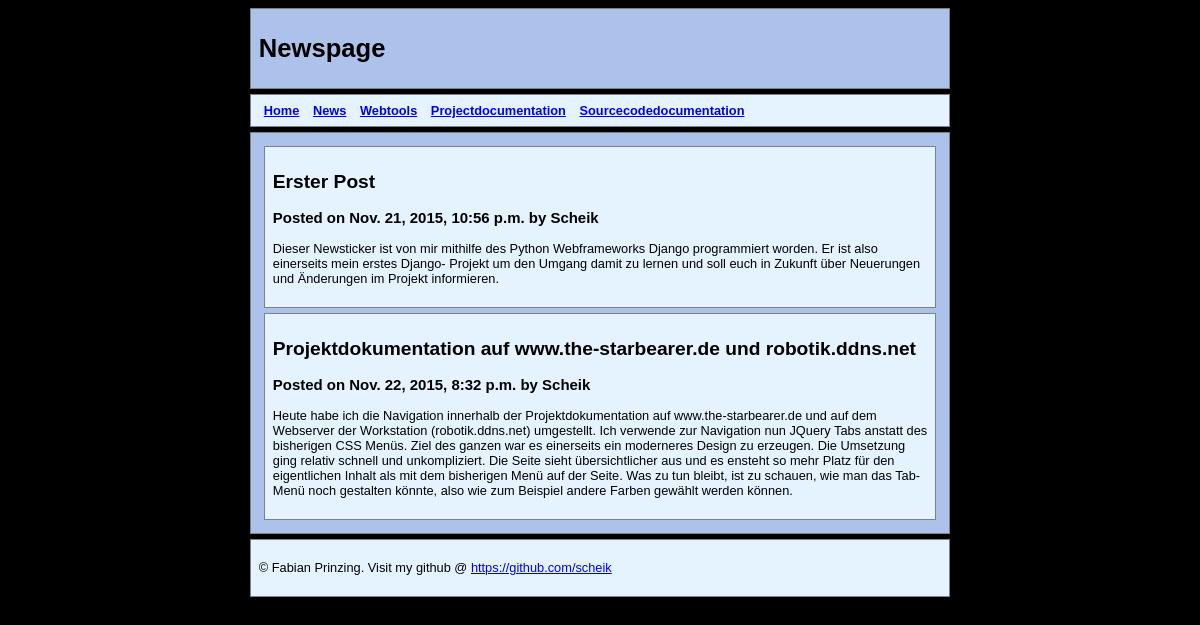
Before: /Newspage/ with the older database file.
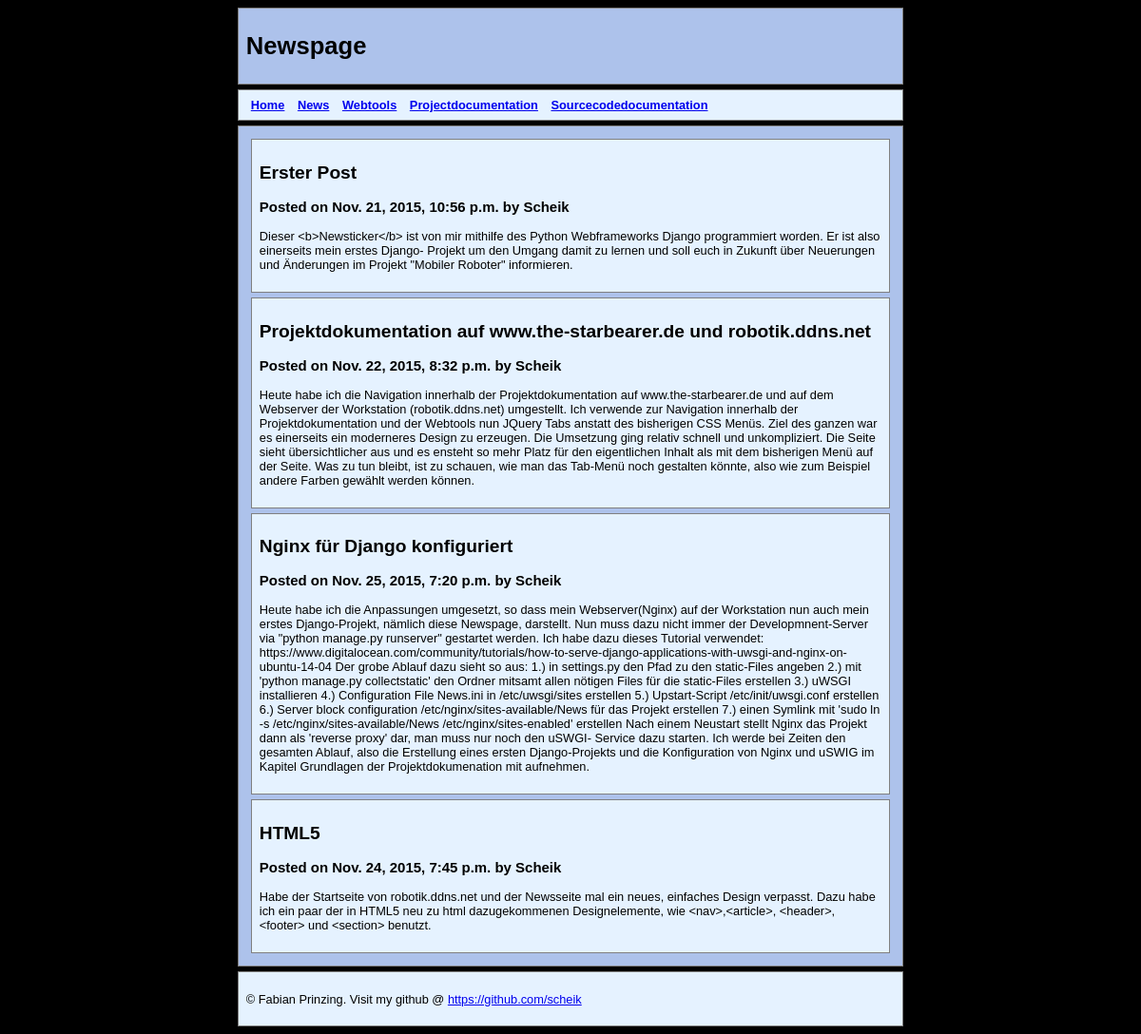
After: the same page with the newer database file.
### Newspage/models.py (models this page shows, shortened)
class posts(models.Model):
	author = models.CharField(max_length = 40)
	title = models.CharField(max_length = 200)
	bodytext = models.TextField()
	timestamp = models.DateTimeField()

### Newspage/views.py (the view)
# urls.py: url(r'^Newspage/', 'Newspage.views.newspage', name='newspage'),
def newspage(request):
	entries = posts.objects.all()[:100]
	return render(request, "newspage.html",{ 'posts' : entries })

### templates/newspage.html (shortened to what this page needs)
<html>
<head>
</head>
<body style="background-color:#000000">
	<div class="container" style="width:60%; margin:0 auto;" >
		<header style="background-color:#adc2eb">
			<h1 style="text-align:left">Newspage</h1>
		</header>
		<nav style="background-color:#e5f2ff">
			<ul><b>
				<li><a href="http://robotik.ddns.net">Home</a></li>
				<li><a href="http://robotik.ddns.net:8000/Newspage">News</a></li>
				<li><a href="http://robotik.ddns.net/Webtools">Webtools</a></li>
				<li><a href="http://robotik.ddns.net/Projektdokumentation">Projectdocumentation</a></li>
				<li><a href="http://robotik.ddns.net/Sourcecodedokumentation">Sourcecodedocumentation</a></li>
			</ul></b>
		</nav>
		<section  style="background-color:#adc2eb">
		{% for post in posts %}
			<article  style="background-color:#e5f2ff">
				<h2>{{ post.title }}</h2>
				<h3>Posted on {{ post.timestamp }} by {{ post.author }}</h3>
				<p>{{ post.bodytext }}</p>
			</article>
		{% endfor %}
		</section>
		<footer style="background-color:#e5f2ff">
		<p>&copy; Fabian Prinzing. Visit my github @ <a href="https://github.com/scheik">https://github.com/scheik</a></p>
		</footer>
	</div>
</body>
</html>

### templates/newspage.html (style rules this page uses)
body { font-family: Verdana, sans-serif; font-size:0.8em; }
header, nav, section, article, footer { border:1px solid grey; margin:5px; padding:8px; }
nav ul { margin:0; padding:0; }
nav ul li { display:inline; margin:5px; }

Changed rows visible on the page:
changed posts "Erster Post": bodytext "Dieser Newsticker ist von mir mithilfe des Python Webframeworks Django programmiert worden. Er ist also einerseits mein erstes Django- Projekt um den Umgang damit zu lernen und soll euch in Zukunft über Neuerungen und Änderungen im Projekt informieren." → "Dieser <b>Newsticker</b> ist von mir mithilfe des Python Webframeworks Django programmiert worden. Er ist also einerseits mein erstes Django- Projekt um den Umgang damit zu lernen und soll euch in Zukunft über Neuerungen und Änderungen im Projekt \"Mobiler Roboter\" informieren."
changed posts "Projektdokumentation auf www.the-starbearer.de und robotik.ddns.net": bodytext "…Ich verwende zur Navigation nun JQuery Tabs anstatt…" → "…Ich verwende zur Navigation innerhalb der Projektdokumentation und der Webtools nun JQuery Tabs anstatt…"
added posts: title "Nginx für Django konfiguriert", timestamp "Nov. 25, 2015, 7:20 p.m.", author "Scheik", bodytext "Heute habe ich die Anpassungen umgesetzt, so dass mein Webserver(Nginx) auf der Workstation nun auch mein erstes Django-Projekt, nämlich diese Newspage, darstellt. Nun muss dazu nicht immer der Developmnent-Server via \"python manage.py runserver\" gestartet werden. Ich habe dazu dieses Tutorial verwendet: https://www.digitalocean.com/community/tutorials/how-to-serve-django-applications-with-uwsgi-and-nginx-on-ubuntu-14-04 Der grobe Ablauf dazu sieht so aus: 1.) in settings.py den Pfad zu den static-Files angeben 2.) mit 'python manage.py collectstatic' den Ordner mitsamt allen nötigen Files für die static-Files erstellen 3.) uWSGI installieren 4.) Configuration File News.ini in…"
added posts: title "HTML5", timestamp "Nov. 24, 2015, 7:45 p.m.", author "Scheik", bodytext "Habe der Startseite von robotik.ddns.net und der Newsseite mal ein neues, einfaches Design verpasst. Dazu habe ich ein paar der in HTML5 neu zu html dazugekommenen Designelemente, wie <nav>,<article>, <header>, <footer> und <section> benutzt."
